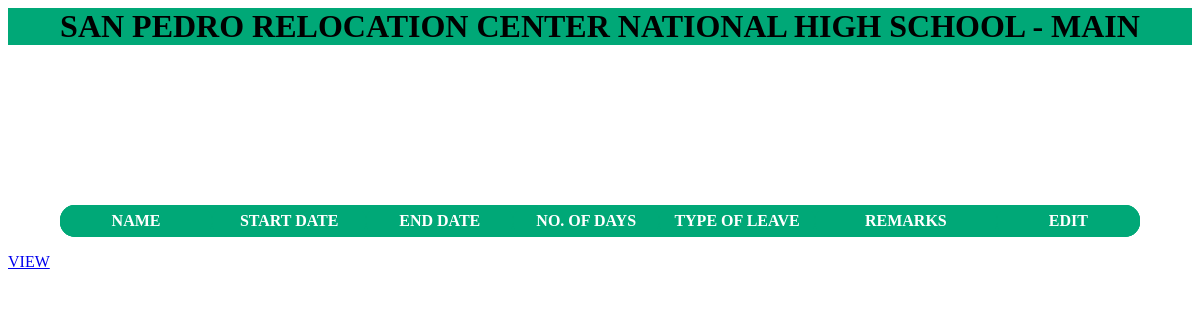
The app's page /leavetable.php, older data.
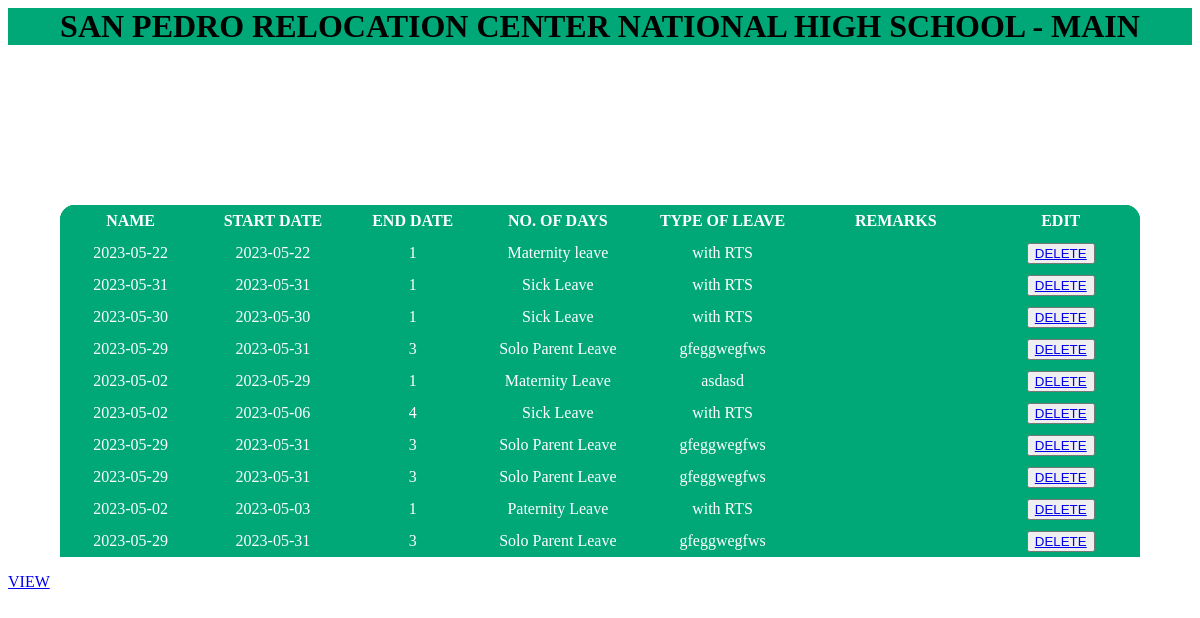
The same page, newer data.
### tables this page shows
CREATE TABLE IF NOT EXISTS `leavetable` (
  `Name` varchar(100) NOT NULL,
  `StartDate` date DEFAULT NULL,
  `EndDate` date DEFAULT NULL,
  `Numdays` int(100) DEFAULT NULL,
  `Leavetype` varchar(100) DEFAULT NULL,
  `Remarks` varchar(100) DEFAULT NULL
);

### leavetable.php (the view, shortened to what this page needs)
<!DOCTYPE HTML PUBLIC "-//W3C//DTD HTML 4.0 Transitional//EN">
<html>
<head>
</head>
<body>
<center>
<h1>SAN PEDRO RELOCATION CENTER NATIONAL HIGH SCHOOL - MAIN</h1>
<table>
	<tr>
		<th>NAME</th>
		<th>START DATE</th>
		<th>END DATE</th>
		<th>NO. OF DAYS</th>
		<th>TYPE OF LEAVE</th>
		<th>REMARKS</th>
		<th>EDIT</th>
	</tr>
<?php
include ("connection.php");
$result = mysqli_query($connection, "select * from leavetable");
if (mysqli_num_rows($result) >0){
	while ($rows = mysqli_fetch_array($result)){
		echo "<tr>";
		echo "<td>". $rows[1]. "</td>";
		echo "<td>". $rows[2]. "</td>";
		echo "<td>". $rows[3]. "</td>";
		echo "<td>". $rows[4]. "</td>";
		echo "<td>". $rows[5]. "</td>";
		echo "<td>". $rows[6]. "</td>";
		echo "<td> <button class ='btn'><a href='leavetable.php? id=".$rows[0]."'>DELETE</a></button></td>";
		echo "</tr>";
	}
}
?>
</table>
</center>
<a href="addtoleave.php">VIEW</a>
</body>
</html>

### connection.php (shortened to what this page needs)
<!DOCTYPE HTML PUBLIC "-//W3C//DTD HTML 4.0 Transitional//EN">
<html>
<head>
</head>
<body>
</body>
</html>

### leavetable.php (style rules this page uses)
table, th, tr { border-collapse: collapse; height: 4vh; width: 90vw; background: #00A877; margin: 2vh; color: white; text-align: center; font-family:calibri; border: none; border-radius: 15px 15px; font-size: 2vh; }
h1 { margin-bottom: 20vh; background: #00A877; }

Row changes from the older to the newer data that the page shows:
added leavetable: StartDate "2023-05-22", EndDate "2023-05-22", Numdays "1", Leavetype "Maternity leave", Remarks "with RTS"
added leavetable: StartDate "2023-05-31", EndDate "2023-05-31", Numdays "1", Leavetype "Sick Leave", Remarks "with RTS"
added leavetable: StartDate "2023-05-30", EndDate "2023-05-30", Numdays "1", Leavetype "Sick Leave", Remarks "with RTS"
added leavetable: StartDate "2023-05-29", EndDate "2023-05-31", Numdays "3", Leavetype "Solo Parent Leave", Remarks "gfeggwegfws"
added leavetable: StartDate "2023-05-02", EndDate "2023-05-29", Numdays "1", Leavetype "Maternity Leave", Remarks "asdasd"
added leavetable: StartDate "2023-05-02", EndDate "2023-05-06", Numdays "4", Leavetype "Sick Leave", Remarks "with RTS"
added leavetable: StartDate "2023-05-29", EndDate "2023-05-31", Numdays "3", Leavetype "Solo Parent Leave", Remarks "gfeggwegfws"
added leavetable: StartDate "2023-05-29", EndDate "2023-05-31", Numdays "3", Leavetype "Solo Parent Leave", Remarks "gfeggwegfws"
added leavetable: StartDate "2023-05-02", EndDate "2023-05-03", Numdays "1", Leavetype "Paternity Leave", Remarks "with RTS"
added leavetable: StartDate "2023-05-29", EndDate "2023-05-31", Numdays "3", Leavetype "Solo Parent Leave", Remarks "gfeggwegfws"
